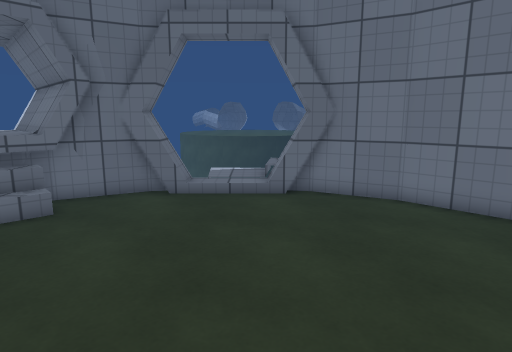
[1] (above)

12 first-person views from a walk through a Unity game level. The camera is 1.4 m above the floor, tilts 10° down and sees 75° across. The floor is counted in squares, 0.5 m on a side. Each view is taken from the middle of a square. On the plan, view 1 faces up. The plan holds only what a view shows up to about 20 squares ahead; the rest is blank. The place goes on beyond the plan. The player is left out. Surface patterns are stand-ins for the level's own textures.

[2]
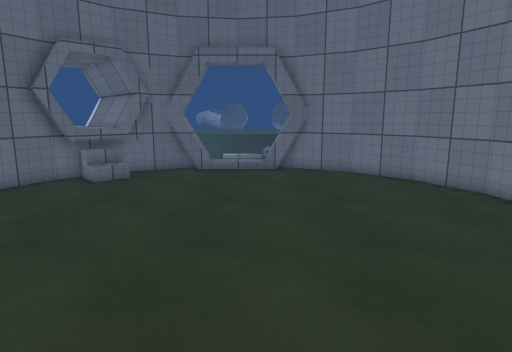

[3]
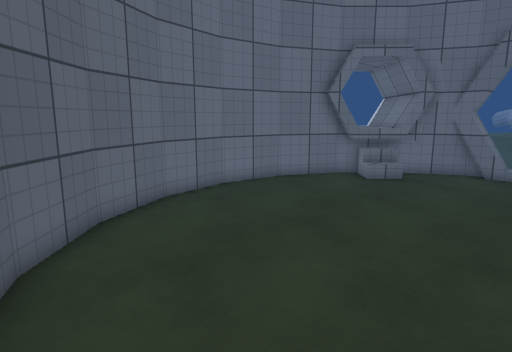

[4]
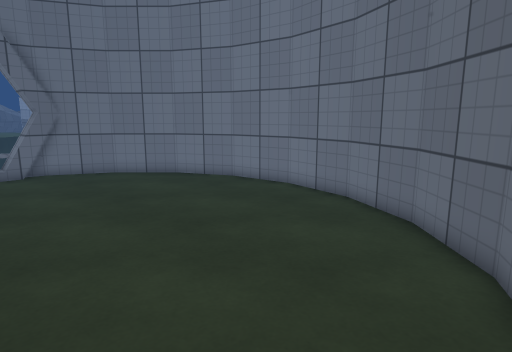

[5]
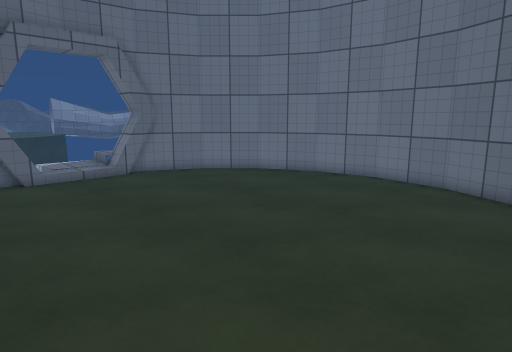

[6]
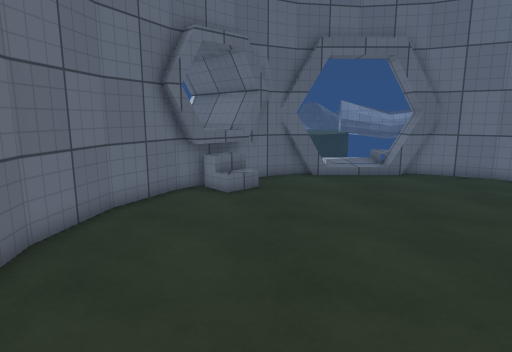

[7]
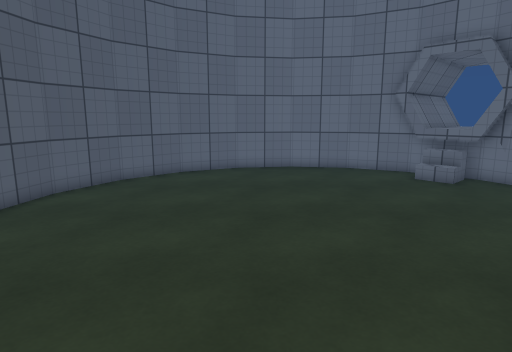

[8]
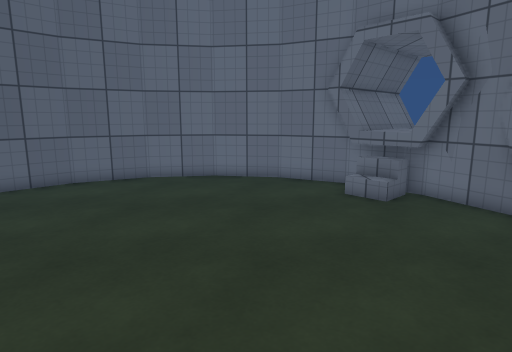

[9]
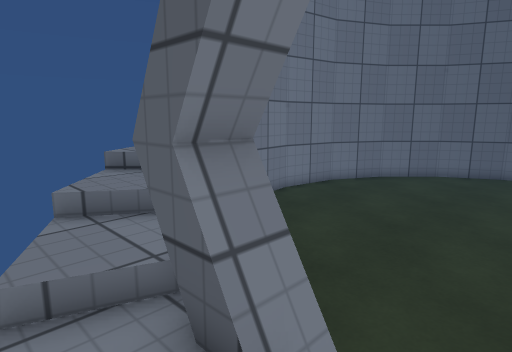

[10]
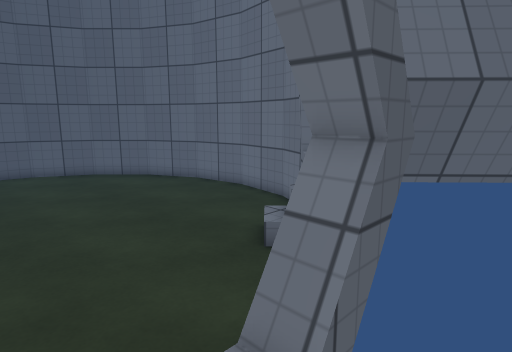

[11]
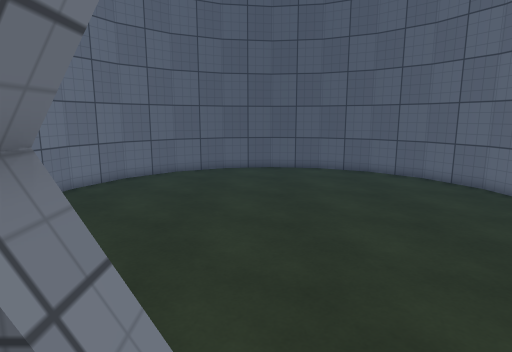

[12]
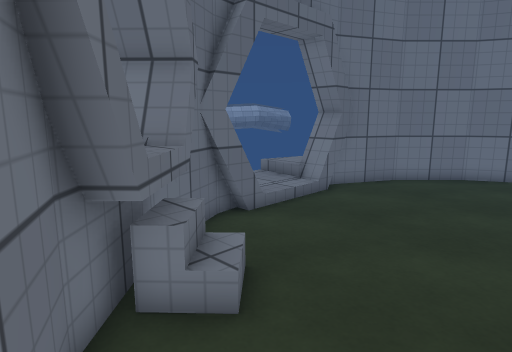

### Floor plan
Key: @ floor where view 1 was taken; # wall or solid block; . main floor; : floor 0.25 m higher than the main floor; + floor 0.5 m higher than the main floor; * floor 0.75 m higher than the main floor; % floor 1 m higher than the main floor; / step, stairs or slope; = window, fence, low wall or low ledge; O other object.
Columns run from 11 left of view 1 to 9 right of it. Each row starts with its distance up from view 1.
 15           ::+
 14           ::++/*
 13       ###/::###**%
 12     ####=///####/%%
 11    ###.........##%/
 10   ##=#.......... #
  9   ##O............ #
  8  ##...............##
  7  #.................#
  6 ##.................##
  5 #...................#
  4 #...................#
  3 #...................#
  2 #...................#
  1 #...................#
  0 # .........@.......##
 -1  #.................#
 -2  # ...............##
 -3     ............. #
 -4      ...........
 -5     ##.........##
 -6      ###.... ###
 -7        ###   #

Positions as (right, up) in squares from view 1, and headings:
1: (0, 0), facing up
2: (0, -6), facing up
3: (0, -6), facing up-left
4: (-2, -6), facing up-right
5: (-6, -4), facing up-right
6: (-6, -4), facing up
7: (8, 1), facing left
8: (5, 5), facing left
9: (-1, 15), facing down-right
10: (0, 15), facing down-left
11: (0, 15), facing down
12: (-10, 5), facing up-right
